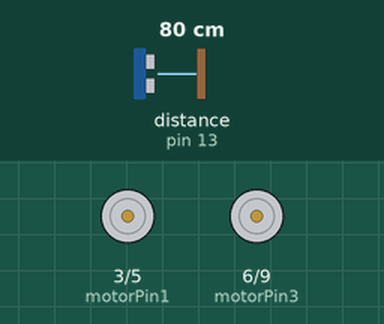
Recording of a sketch running on a simulated Arduino Uno, built with avr-gcc and run on an emulated ATmega328P. Shown: motor-driver pin pairs drawn as motors (green arrow = first pin HIGH = forward, orange = second pin HIGH = backward, longer = more drive). Wiring (inferred from the names in the program): ultrasonic range finder: trigger pin 12; echo pin 13. The test bench sets the inputs (shaded band); at power-on: distance to the obstacle (sensor on pin 13) 80 cm. The echo pulse lasts 58.3 µs per cm; what the sketch prints to the serial monitor is not drawn.

Above: at 2.5 s.
At 8.5 s:
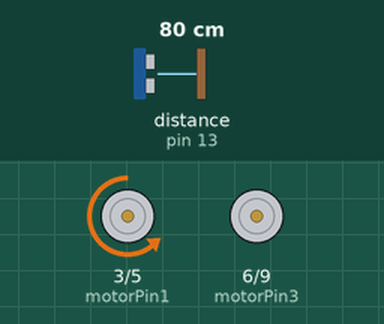
At 15.7 s:
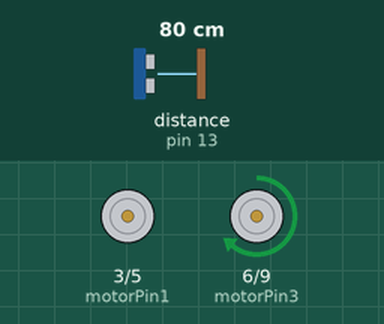
At 18.8 s:
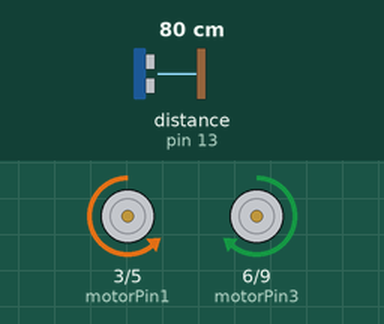
Timing chart, 0 to 33.3 s (numbered marks = the images above):
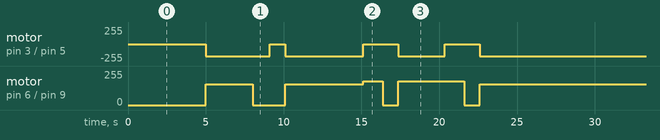

Measured:
- by itself, motor on pin 3 (motorPin1) / pin 5 (motorPin2): repeats every 25.6 s: stopped 1.0 s, backward 180/255 5.0 s, stopped 2.3 s, backward 180/255 3.0 s, stopped 2.3 s, backward 180/255 12.1 s
- by itself, motor on pin 6 (motorPin3) / pin 9 (motorPin4): repeats every 25.6 s: stopped 2.1 s, forward 157/255 5.0 s, forward 180/255 1.3 s, stopped 1.0 s, forward 180/255 4.3 s, stopped 1.0 s, forward 157/255 11.0 s

The sketch:

roomba.ino
```cpp
int motorPin1  = 3;
int motorPin2  = 5;
int motorPin3  = 6;
int motorPin4  = 9;

int trigPin = 12;
int echoPin = 13;
int duration = 0;
int distance = 100;

void setup()
{
  Serial.begin(9600);
  pinMode(trigPin, OUTPUT); // trig pin will have pulses output
  pinMode(echoPin, INPUT); // echo pin should be input to get pulse width

}


void loop() {
  // Output pulse with 1ms width on trigPin
  digitalWrite(trigPin, HIGH);
  delay(1);
  digitalWrite(trigPin, LOW);
  // Measure the pulse input in echo pin
  duration = pulseIn(echoPin, HIGH);
  // Distance in cm is half the duration devided by 29.1 (from datasheet)
  distance = (duration/2) / 29.1;
  Serial.print(distance);
  Serial.print(" cm\n");

  //roomba algorithm
  delay(5000); //for person to get ready once started
  forward_car();
  delay(3000);
  right_car();
  delay(1000);
  forward_car();
  delay(5000);
  left_car();
  delay(1000);
  forward_car();
  delay(3000);
  left_car();
  delay(1000);
  forward_car();
  delay(3000);

}


void forward_car()
{
    analogWrite(motorPin1, 0);
    analogWrite(motorPin2, 180);
    analogWrite(motorPin3, 157);
    analogWrite(motorPin4, 0);
}

void back_car()
{

    analogWrite(motorPin1, 180);
    analogWrite(motorPin2, 0);
    analogWrite(motorPin3, 0);
    analogWrite(motorPin4, 157);

}

void right_car()
{

    analogWrite(motorPin1, 0);
    analogWrite(motorPin2, 180);
    analogWrite(motorPin3, 0);
    analogWrite(motorPin4, 0);
    delay(1100);
    stop_car();
}

void left_car()
{
    analogWrite(motorPin1, 0);
    analogWrite(motorPin2, 0);
    analogWrite(motorPin3, 180);
    analogWrite(motorPin4, 0);
    delay(1250);
    stop_car();

}
void stop_car()
{
    analogWrite(motorPin1, 0);
    analogWrite(motorPin2, 0);
    analogWrite(motorPin3, 0);
    analogWrite(motorPin4, 0);
}


void safety_stop()
{
    if (distance <=20 && distance > 0) {
    stop_car();
    delay(2000);
    back_car();
    delay(1500);
    stop_car();
    left_car();
  }
}
```
